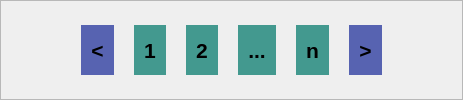
                 <widget class="QWidget" name="tab_9">
                  <attribute name="title">
                   <string>Tab 1</string>
                  </attribute>
                  <layout class="QHBoxLayout" name="horizontalLayout_14">
                   <property name="spacing">
                    <number>0</number>
                   </property>
                   <property name="leftMargin">
                    <number>0</number>
                   </property>
                   <property name="topMargin">
                    <number>0</number>
                   </property>
                   <property name="rightMargin">
                    <number>0</number>
                   </property>
                   <property name="bottomMargin">
                    <number>0</number>
                   </property>
                   <item>
                    <widget class="QFrame" name="frame_14">
                     <property name="frameShape">
                      <enum>QFrame::Shape::StyledPanel</enum>
                     </property>
                     <property name="frameShadow">
                      <enum>QFrame::Shadow::Raised</enum>
                     </property>
                     <layout class="QHBoxLayout" name="horizontalLayout_12">
                      <property name="spacing">
                       <number>20</number>
                      </property>
                      <property name="leftMargin">
                       <number>80</number>
                      </property>
                      <property name="rightMargin">
                       <number>80</number>
                      </property>
                      <item>
                       <widget class="QPushButton" name="pushButton_22">
                        <property name="maximumSize">
                         <size>
                          <width>50</width>
                          <height>50</height>
                         </size>
                        </property>
                        <property name="font">
                         <font>
                          <family>Arial</family>
                          <pointsize>16</pointsize>
                          <bold>true</bold>
                         </font>
                        </property>
                        <property name="styleSheet">
                         <string notr="true">padding:10px;
background-color:rgb(87, 99, 177);
border-radius:25px;</string>
                        </property>
                        <property name="text">
                         <string>&lt;</string>
                        </property>
                       </widget>
                      </item>
                      <item>
                       <widget class="QPushButton" name="pushButton_23">
                        <property name="maximumSize">
                         <size>
                          <width>50</width>
                          <height>50</height>
                         </size>
                        </property>
                        <property name="font">
                         <font>
                          <family>Arial</family>
                          <pointsize>16</pointsize>
                          <bold>true</bold>
                         </font>
                        </property>
                        <property name="styleSheet">
                         <string notr="true">padding:10px;
background-color:rgb(67, 153, 143);
border-radius:25px;</string>
                        </property>
                        <property name="text">
                         <string>1</string>
                        </property>
                       </widget>
                      </item>
                      <item>
                       <widget class="QPushButton" name="pushButton_24">
                        <property name="maximumSize">
                         <size>
                          <width>50</width>
                          <height>50</height>
                         </size>
                        </property>
                        <property name="font">
                         <font>
                          <family>Arial</family>
                          <pointsize>16</pointsize>
                          <bold>true</bold>
                         </font>
                        </property>
                        <property name="styleSheet">
                         <string notr="true">padding:10px;
background-color:rgb(67, 153, 143);
border-radius:25px;</string>
                        </property>
                        <property name="text">
                         <string>2</string>
                        </property>
                       </widget>
                      </item>
                      <item>
                       <widget class="QPushButton" name="pushButton_25">
                        <property name="maximumSize">
                         <size>
                          <width>50</width>
                          <height>50</height>
                         </size>
                        </property>
                        <property name="font">
                         <font>
                          <family>Arial</family>
                          <pointsize>16</pointsize>
                          <bold>true</bold>
                         </font>
                        </property>
                        <property name="styleSheet">
                         <string notr="true">padding:10px;
background-color:rgb(67, 153, 143);
border-radius:25px;</string>
                        </property>
                        <property name="text">
                         <string>...</string>
                        </property>
                       </widget>
                      </item>
                      <item>
                       <widget class="QPushButton" name="pushButton_26">
                        <property name="maximumSize">
                         <size>
                          <width>50</width>
                          <height>50</height>
                         </size>
                        </property>
                        <property name="font">
                         <font>
                          <family>Arial</family>
                          <pointsize>16</pointsize>
                          <bold>true</bold>
                         </font>
                        </property>
                        <property name="styleSheet">
                         <string notr="true">padding:10px;
background-color:rgb(67, 153, 143);
border-radius:25px;</string>
                        </property>
                        <property name="text">
                         <string>n</string>
                        </property>
                       </widget>
                      </item>
                      <item>
                       <widget class="QPushButton" name="pushButton_27">
                        <property name="maximumSize">
                         <size>
                          <width>50</width>
                          <height>50</height>
                         </size>
                        </property>
                        <property name="font">
                         <font>
                          <family>Arial</family>
                          <pointsize>16</pointsize>
                          <bold>true</bold>
                         </font>
                        </property>
                        <property name="styleSheet">
                         <string notr="true">padding:10px;
background-color:rgb(87, 99, 177);
border-radius:25px;</string>
                        </property>
                        <property name="text">
                         <string>&gt;</string>
                        </property>
                       </widget>
                      </item>
                     </layout>
                    </widget>
                   </item>
                  </layout>
                 </widget>
